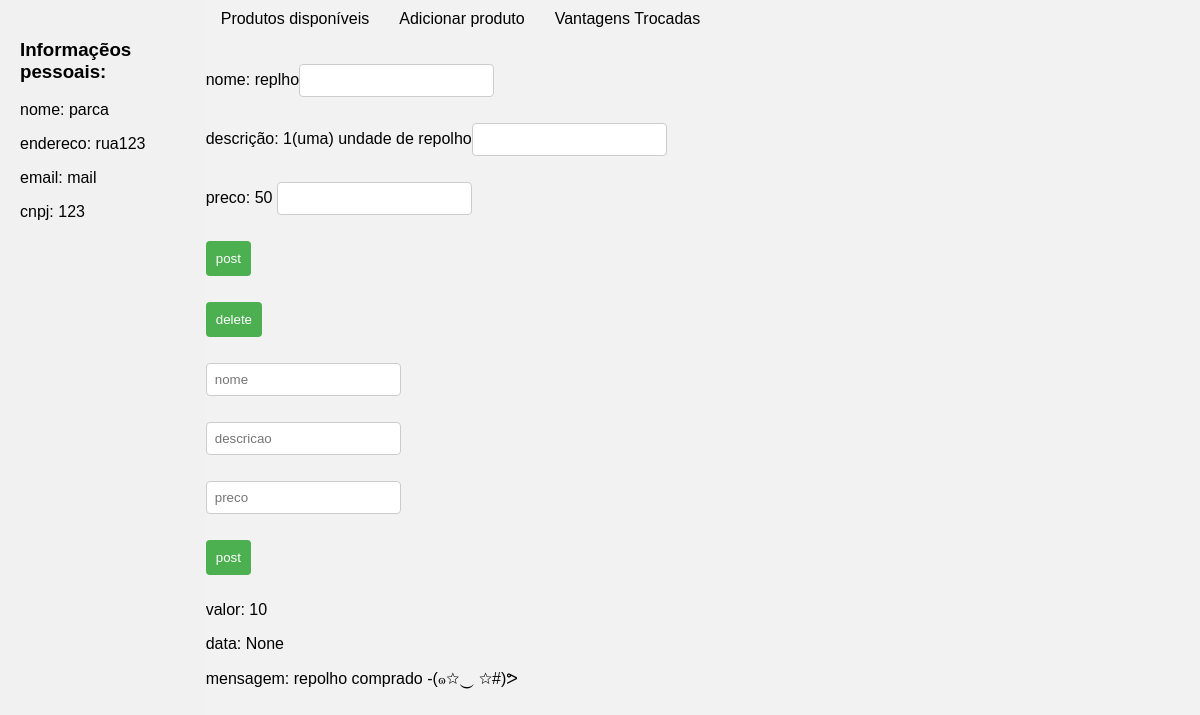
The app's page /parceiro/1, older data.
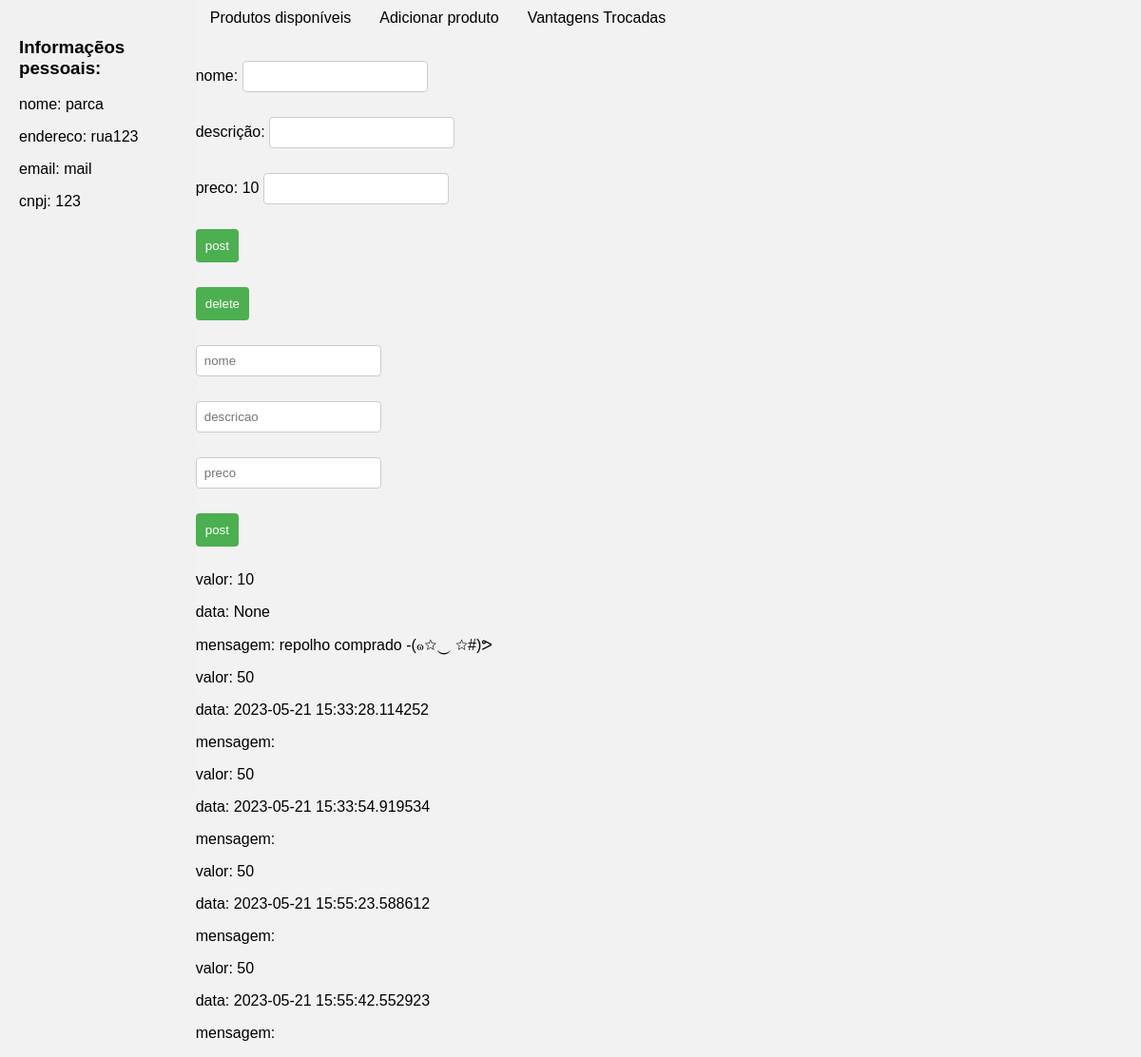
The same page, newer data.
### model.py (models this page shows)
class Usuario(db.Model):
    id = db.Column(db.Integer, primary_key=True)
    nome = db.Column(db.String(100))
    endereco = db.Column(db.String(150))
    email = db.Column(db.String(50))
    senha = db.Column(db.String(40))
    tipo = db.Column(db.String(20))
    transacoes = db.relationship("Transacao", foreign_keys="[Transacao.origem, Transacao.destino]", backref="usuario", primaryjoin="Usuario.id == Transacao.origem")

class Parceiro(Usuario):
    id_parceiro = db.Column(db.Integer, db.ForeignKey('usuario.id'), primary_key=True)
    cnpj = db.Column(db.Integer)
    produtos = db.relationship("Produto", backref="parceiro", lazy=True)#um parceiro tem vários produtos

class Produto(db.Model):
    id = db.Column("id_produto", db.Integer, primary_key=True)
    nome = db.Column(db.String(100))
    descricao = db.Column(db.String(320))
    preco = db.Column(db.Integer)
    id_parceiro = db.Column(db.Integer, db.ForeignKey("parceiro.id_parceiro")) #relação

class Transacao(db.Model):
    id = db.Column("id_transacao", db.Integer, primary_key=True)
    origem = db.Column(db.Integer, db.ForeignKey("usuario.id"))
    destino = db.Column(db.Integer, db.ForeignKey("usuario.id"))
    valor = db.Column(db.Integer)
    data = db.Column(db.String(20))
    mensagem = db.Column(db.String(100))

### routes.py (the view)
@app.route("/parceiro/<int:u>", methods=["POST", "GET"])
def parceiro(u):
    parca = db.session.get(Parceiro, u)
    prod = Produto.query.filter_by(id_parceiro=u).all()
    ta = Transacao.query.filter_by(destino=u).all()
    return render_template("/parceiro.html", parca=parca, prod=prod, ta=ta)

### templates/parceiro.html (shortened to what this page needs)
<!DOCTYPE html>
<html lang="en">
<head>
    <link rel="stylesheet" href="{{ url_for('static', filename='shared.css') }}">
    <link rel="stylesheet" href="{{ url_for('static', filename='pages.css') }}">
</head>
<body>
    <div class="container">
        <div class="sidebar">
            <h3>Informaçẽos pessoais: </h3>
            <p>nome: {{ parca.nome }}</p>
            <p>endereco: {{ parca.endereco }}</p>
            <p>email: {{ parca.email }}</p>
            <p>cnpj: {{ parca.cnpj}} </p>
        </div>
        <div class="tabs">
            <div class="tab-list">
                <li class="tablinks" onclick="openTab(event, 'produtosDisponiveis')">Produtos disponíveis</li>
                <li class="tablinks" onclick="openTab(event, 'adicionarProduto')">Adicionar produto</li>
                <li class="tablinks" onclick="openTab(event, 'vantagensTrocadas')">Vantagens Trocadas</li>
            </div>
            <div class="tabs">
                <div id="produtosDisponiveis" class="tabcontent">
                    {% for p in prod %}
                        <form action="/parceiro/{{ parca.id }}/{{ p.id }}" method="POST">
                            <p>nome: {{ p.nome }}<input type="text" name="nome"/></p>
                            <p>descrição: {{ p.descricao }}<input type="text" name="descricao"/></p>
                            <p>preco: {{ p.preco }} <input type="number" name="preco"/></p>
                            <p><input type="submit" value="post"/></p>
                        </form>
                        <form action="/parceiro/{{ parca.id }}/delete/{{ p.id }}" method="REMOVE">
                            <input type="submit" value="delete">
                        </form>
                    {% endfor %}
                </div>
                <div id="adicionarProduto">
                    <form action="/parceiro/{{ parca.id }}/add" method="POST">
                        <p><input type="text" name="nome" placeholder="nome" /></p>
                        <p><input type="text" name="descricao" placeholder="descricao" /></p>
                        <p><input type="number" name="preco" placeholder="preco" /></p>
                        <p><input type="submit" value="post"/></p>
                    </form>
                </div>
                <div id="vantagensTrocadas" class="tabcontent">
                    {% for t in ta %}
                        <p>valor: {{ t.valor }}</p>
                        <p>data: {{ t.data }}</p>
                        <p>mensagem: {{ t.mensagem }}</p>
                    {% endfor %}
                </div>
            </div>
        </div>
    </div>
</body>
</html>

### static/shared.css (style rules this page uses)
body { font-family: Arial, sans-serif; background-color: #f2f2f2; margin: 0; padding: 0; }
input, select { padding: 8px; margin-bottom: 10px; border: 1px solid #ccc; border-radius: 4px; }
input[type="submit"] { background-color: #4CAF50; color: white; border: none; padding: 10px; border-radius: 4px; cursor: pointer; }

### static/pages.css (style rules this page uses)
.container { display:flex; }
.sidebar { width: 200px; height: 100vh; background-color: #f1f1f1; padding: 20px; position: sticky; }
li { margin-bottom: 10px; }
.tabs { width: 100%; }
.tab-list { display: flex; list-style-type: none; padding: 0; margin: 0; }
.tab-list li { cursor: pointer; padding: 10px 15px; }

Row changes from the older to the newer data that the page shows:
changed Produto: preco "50" → "10"; nome "replho" → (not shown); descricao "1(uma) undade de repolho" → (not shown)
added Transacao: valor "50", data "2023-05-21 15:33:28.114252"
added Transacao: valor "50", data "2023-05-21 15:33:54.919534"
added Transacao: valor "50", data "2023-05-21 15:55:23.588612"
added Transacao: valor "50", data "2023-05-21 15:55:42.552923"
